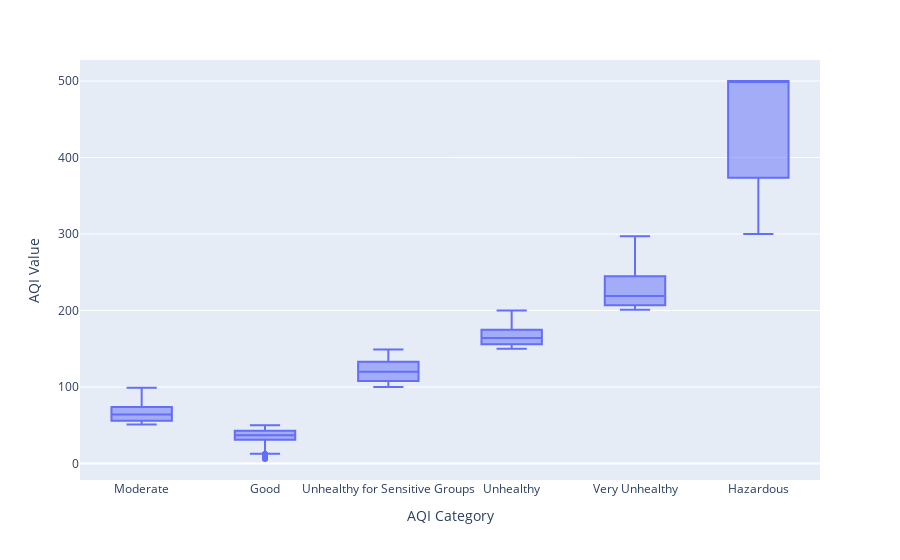

Write notebook code for a chart like this one.
### Code cell
fig = px.box(AQI_df, x="AQI Category", y="AQI Value")
fig.show()

### Figure 1 — Plotly figure (JSON) as saved in the notebook; plotly's stock layout.template omitted (floating-point values rounded to 4 significant figures; data arrays with more than 128 entries replaced by an {"elided": "..."} marker saying what was removed)
{"data": [{"alignmentgroup": "True", "hovertemplate": "AQI Category=%{x}<br>AQI Value=%{y}<extra></extra>", "legendgroup": "", "marker": {"color": "#636efa"}, "name": "", "notched": false, "offsetgroup": "", "orientation": "v", "showlegend": false, "type": "box", "x": {"elided": "23463 str values"}, "x0": " ", "xaxis": "x", "y": {"elided": "23463 int values"}, "y0": " ", "yaxis": "y"}], "layout": {"boxmode": "group", "legend": {"tracegroupgap": 0}, "margin": {"t": 60}, "xaxis": {"anchor": "y", "domain": [0, 1], "title": {"text": "AQI Category"}}, "yaxis": {"anchor": "x", "domain": [0, 1], "title": {"text": "AQI Value"}}}}
